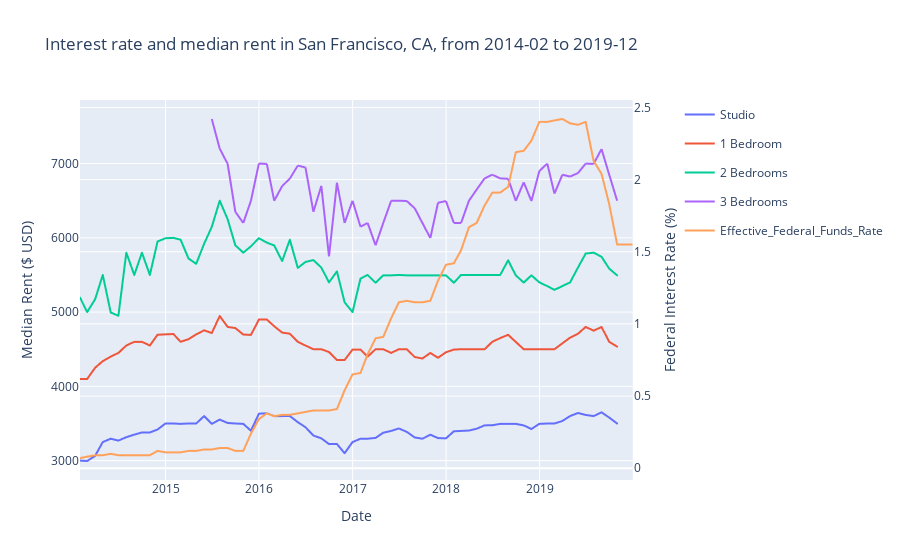

Source (notebook cell):
### Markdown cell above
## 1. Interest rate and rent in San Francisco, CA from 2014-02 to 2019-12

### Code cell
df_rate = pd.read_csv('dataset/interest_rate_cleaned.csv')
rent_data_with_rates = plotly_double_y_axes(sanfrancisco_df, df_rate, 'Studio','1 Bedroom','2 Bedrooms','3 Bedrooms',
                                       'Interest rate and median rent in San Francisco, CA, from 2014-02 to 2019-12','2014-02-01','2019-12-31')
rent_data_with_rates
# Upload graph to plotly website.
py.plot(rent_data_with_rates, filename="Interest rate and median rent in San Francisco, CA, from 2014-02 to 2019-12", auto_open=False)
